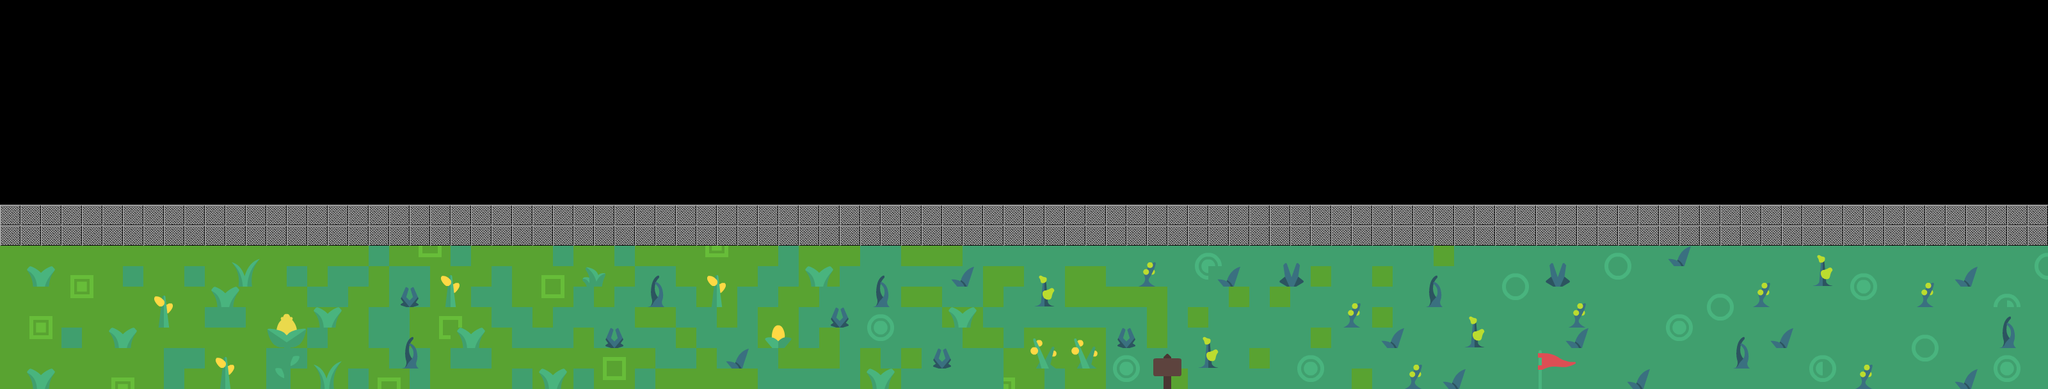

This game map was drawn from its Tiled (.tmx) file and the tilesets committed beside it. A one-line description and the trimmed map source follow:
An orthogonal 100x19 tile map with 32x32 px tiles, 3 tile layers (terrain, decoration, meta), 2 tilesets and 16 objects (player, monster_01, boss, monster_02, monster_03, ...).

<map version="1.2" tiledversion="1.2.1" orientation="orthogonal" renderorder="left-down" width="100" height="19" tilewidth="32" tileheight="32" infinite="0" nextlayerid="10" nextobjectid="17">
 <tileset firstgid="1" source="tilesheet_complete.tsx" />
 <tileset firstgid="1057" source="block.tsx" />
 <layer id="3" name="terrain" width="100" height="19">
  <data>[1900 cells, 900 non-empty, 15 distinct tile ids]</data>
 </layer>
 <layer id="4" name="decoration" width="100" height="19">
  <data>[1900 cells, 271 non-empty, 74 distinct tile ids]</data>
 </layer>
 <objectgroup id="2" name="objects">
  <object id="1" name="player" x="50" y="510">
   <point />
  </object>
  <object id="2" name="monster_01" x="721" y="464">
   <point />
  </object>
  <object id="3" name="boss" x="3055" y="510">
   <point />
  </object>
  <object id="4" name="monster_02" x="876" y="500">
   <point />
  </object>
  <object id="5" name="monster_03" x="720" y="566">
   <point />
  </object>
  <object id="6" name="monster_04" x="1224" y="472">
   <point />
  </object>
  <object id="7" name="monster_05" x="1352" y="510">
   <point />
  </object>
  <object id="8" name="monster_06" x="1260" y="566">
   <point />
  </object>
  <object id="9" name="monster_10" x="1772" y="464">
   <point />
  </object>
  <object id="10" name="monster_09" x="2002" y="466">
   <point />
  </object>
  <object id="11" name="monster_08" x="1776" y="556">
   <point />
  </object>
  <object id="12" name="monster_07" x="2006" y="566">
   <point />
  </object>
  <object id="13" name="monster_11" x="2138" y="514">
   <point />
  </object>
  <object id="14" name="door" x="2356" y="501">
   <point />
  </object>
  <object id="15" name="checkpoint" x="638" y="478">
   <point />
  </object>
  <object id="16" x="996" y="894">
   <point />
  </object>
 </objectgroup>
 <layer id="6" name="meta" width="100" height="19">
  <data>[1900 cells, 200 non-empty, 1 distinct tile ids]</data>
 </layer>
</map>
